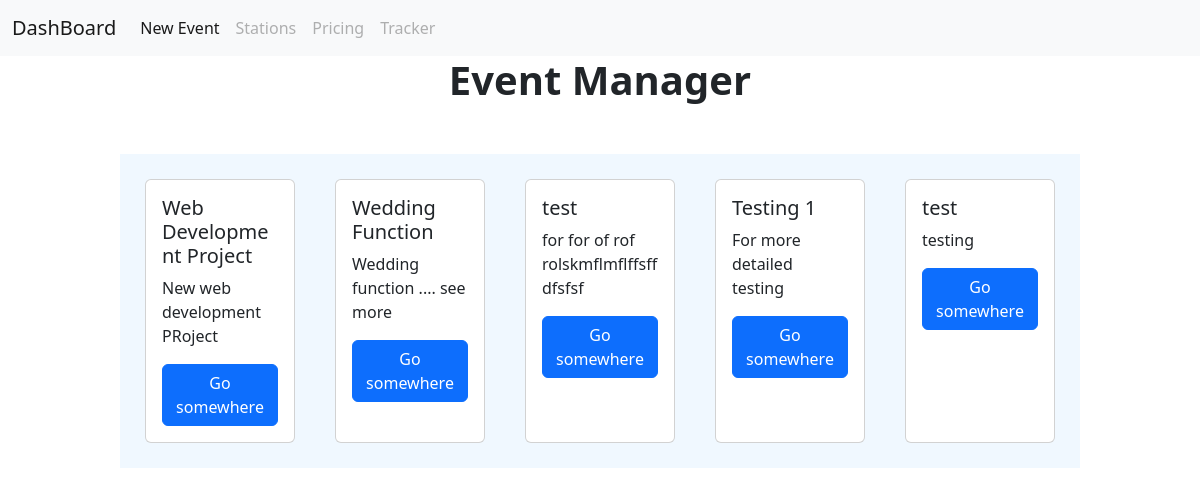
The page / on the database its author committed.
### tables this page shows
CREATE TABLE events(name TEXT NOT NULL, catagory TEXT NOT NULL, starting_date DATE NOT NULL, ending_date DATE NOT NULL, description TEXT, id INTEGER PRIMARY KEY NOT NULL);

### app.py (the view)
@app.route("/")
def index():
    events = db.execute("SELECT name, description, id FROM events")
    return render_template("index.html", events=events)

### app.py (called while the page is built)
@app.after_request
def after_request(response):
    response.headers["Cache-Control"] = "no-cache, no-store, must-revalidate"
    response.headers["Expires"] = 0
    response.headers["Pragma"] = "no-cache"
    return response

### templates/index.html (shortened to what this page needs)
{% extends "layout.html" %}
{%block head%}
    <link rel="stylesheet" href="static/style/main.css">
{% endblock %}
{% block main %}
    <h1 id="main_title">Event Manager</h1>
    <div class="events_list">
        {% for event in events %}
            <div class="card list_item" style="width: 18rem;">
                <div class="card-body">
                    <h5 class="card-title">{{ event["name"] }}</h5>
                    <p class="card-text"> {{ event["description"] }}</p>
                    <a href='/event?id={{ event["id"] }}' class="btn btn-primary">Go somewhere</a>
                </div>
            </div>
        {% endfor %}
    </div>
{% endblock %}

### static/style/main.css (style rules this page uses)
#main_title { text-align: center; font-weight: 800; }
.events_list { margin-top: 50px; margin-left: auto; margin-right: auto; padding: 5px; width: 80%; background-color: aliceblue; display: flex; }
.list_item { display: inline-flex; margin: 20px; }

### rows shown on the page
events: name "Web Development Project", description "New web development PRoject"
events: name "Wedding Function", description "Wedding function .... see more"
events: name "test", description "for for of rof rolskmflmflffsff dfsfsf"
events: name "Testing 1", description "For more detailed testing"
events: name "test", description "testing"
